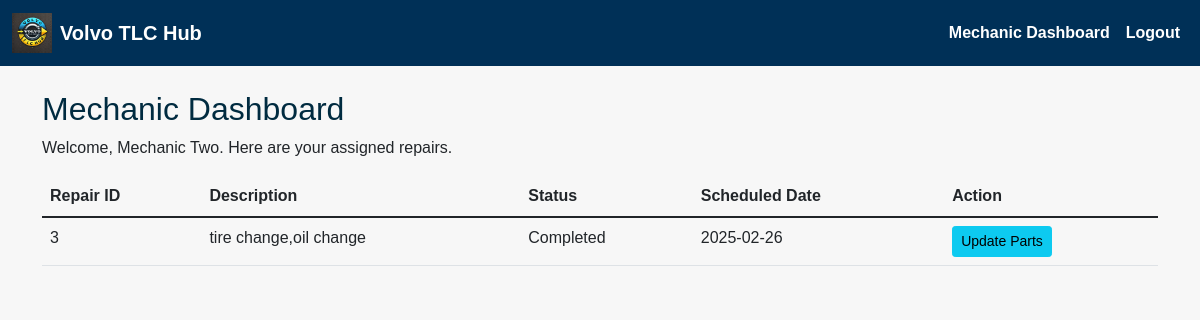
The app's page /employee/mechanic_dashboard (signed in) with its own data.
### app/models/employee.py (models this page shows, shortened)
class Employee(UserMixin, db.Model):
    id = db.Column(db.Integer, primary_key=True)
    name = db.Column(db.String(100), nullable=False)
    email = db.Column(db.String(100), unique=True, nullable=False)
    role = db.Column(db.String(50), nullable=False)
    employment_date = db.Column(db.Date, default=date.today)
    salary = db.Column(db.Float, nullable=False)
    password = db.Column(db.String(200), nullable=False)
    department = db.Column(db.String(100))
    __mapper_args__ = {
        "polymorphic_identity": "employee",
        "polymorphic_on": role
    }

class Mechanic(Employee):
    __mapper_args__ = {"polymorphic_identity": "Mechanic"}

### app/models/repair.py (models this page shows, shortened)
class Repair(db.Model):
    id = db.Column(db.Integer, primary_key=True)
    client_id = db.Column(db.Integer, db.ForeignKey("client.id"), nullable=False)
    elevator_id = db.Column(db.Integer, db.ForeignKey("elevator.id"), nullable=False)
    employee_id = db.Column(db.Integer, db.ForeignKey("employee.id"), nullable=True)
    description = db.Column(db.String(200), nullable=False)
    scheduled_date = db.Column(db.DateTime, nullable=False, default=datetime.now)
    status = db.Column(db.String(20), default="Pending")
    cost = db.Column(db.Float, nullable=True)
    billing_details = db.Column(db.String(200))

### app/employee/routes.py (the view)
@employee.route("/mechanic_dashboard")
@login_required                # Must be logged in
@role_required("Mechanic")     # Must have role = Mechanic
def mechanic_dashboard():
    assigned_repairs = Repair.query.filter_by(
        employee_id=current_user.id
    ).all()
    return render_template(
        "mechanic_dashboard.html",
        repairs=assigned_repairs
    )

### app/utils.py (called while the page is built)
def role_required(role):
    def decorator(f):
        @wraps(f)
        def wrapped(*args, **kwargs):
            if not current_user.is_authenticated or current_user.role != role:
                flash("You do not have permission...", "error")
                return redirect(url_for('auth.login'))
            return f(*args, **kwargs)
        return wrapped
    return decorator

### app/templates/mechanic_dashboard.html (shortened to what this page needs)
{% extends "base.html" %}
{% block content %}
<h2>Mechanic Dashboard</h2>
<p>Welcome, {{ current_user.name }}. Here are your assigned repairs.</p>
{% if repairs %}
<table class="table table-hover">
  <thead>
    <tr>
      <th>Repair ID</th>
      <th>Description</th>
      <th>Status</th>
      <th>Scheduled Date</th>
      <th>Action</th>
    </tr>
  </thead>
  <tbody>
    {% for r in repairs %}
    <tr>
      <td>{{ r.id }}</td>
      <td>{{ r.description }}</td>
      <td>{{ r.status }}</td>
      <td>{{ r.scheduled_date.strftime('%Y-%m-%d') }}</td>
      <td>
        <a class="btn btn-info btn-sm" href="/employee/update_parts_used/{{ r.id }}">
          Update Parts
        </a>
      </td>
    </tr>
    {% endfor %}
  </tbody>
</table>
{% else %}
<p>No repairs assigned to you at the moment.</p>
{% endif %}
{% endblock %}

### app/templates/base.html (style rules this page uses)
body { background-color: #f7f7f7; margin: 0; padding: 0; font-family: Arial, sans-serif; }
h2, h3 { color: #002B40; }

### records on screen
Mechanic: name "Mechanic Two"
Repair: id "3", description "tire change,oil change", status "Completed", scheduled_date "2025-02-26"
